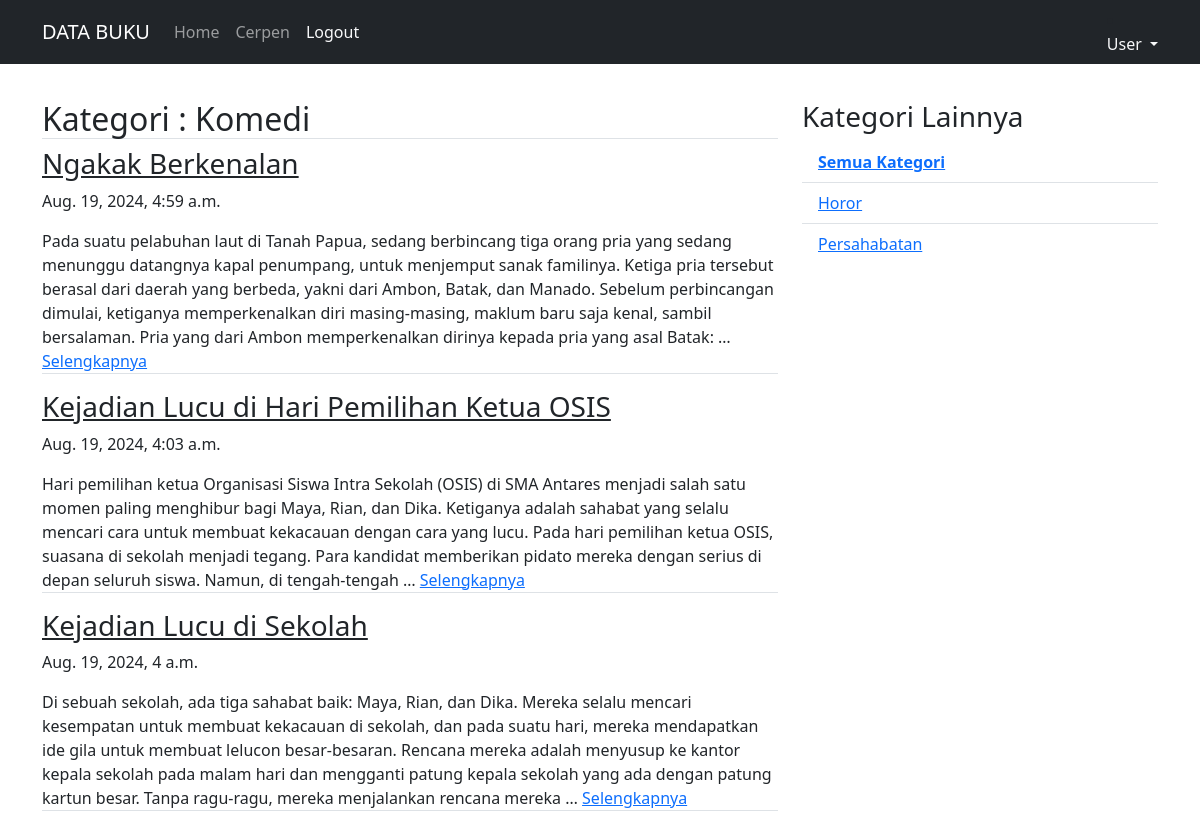
The page /cerpen/kategori/Komedi/1 on the database its author committed.
### cerpen/models.py (models this page shows, shortened)
class Cerpen(models.Model):
    judul               = models.CharField(max_length=255)
    isi                 = models.TextField()
    kategori            = models.CharField(max_length=255)
    published           = models.DateTimeField(auto_now_add=True)
    updated             = models.DateTimeField(auto_now=True)
    slug                = models.SlugField(blank=True, editable=False)

### cerpen/views.py (the view)
# urls.py: re_path(r'^kategori/(?P<kategori>[\w]+)/(?P<page>\d+)$', CerpenKategoriView.as_view(), name='category'),
class CerpenKategoriView(ListView):
    model = Cerpen
    template_name = "cerpen/cerpen_kategori.html"
    context_object_name = 'cerpen_list'
    ordering = ['-published']
    paginate_by = 3
    def get_queryset(self):
        self.queryset = self.model.objects.filter(kategori=self.kwargs['kategori'])
        return super().get_queryset()
    def get_context_data(self, *args, **kwargs):
        kategori_list = self.model.objects.values_list('kategori', flat=True).distinct().exclude(kategori=self.kwargs['kategori'])
        self.kwargs.update({'kategori_list':kategori_list})
        kwargs = self.kwargs
        return super().get_context_data(*args,**kwargs)

### cerpen/templates/cerpen/cerpen_kategori.html (shortened to what this page needs)
{% extends "base.html" %}
{% block contents %}
    <div class="row">
        <div class="col-md-8">
            <h2 class="border-bottom" >Kategori : {{kategori}}</h2>
        {% for cerpen in cerpen_list %}
            <h3>
                <a class="text-dark" href="{% url 'cerpen:detail' cerpen.slug %}">{{cerpen.judul}}</a>
            </h3>
            <p>{{cerpen.published}}</p>
            <p class="border-bottom" >{{cerpen.isi|truncatewords:60}}
                <a href="{% url 'cerpen:detail' cerpen.slug %}">Selengkapnya</a>
            </p>
        {% endfor %}
        </div>
        <div class="col-sm" >
            <h3>Kategori Lainnya</h3>
            <ul class="list-group list-group-flush">
                <li class="list-group-item">
                    <a href="{% url 'cerpen:list' 1 %}"><b>Semua Kategori</b></a>
                </li>
                {% for kategori in kategori_list %}
                    <li class="list-group-item">
                        <a href="{% url 'cerpen:category' kategori 1 %}">{{kategori}}</a>
                    </li>
                {% endfor %}
              </ul>
        </div>
    </div>
{% endblock contents %}

### rows shown on the page
Cerpen: judul "Ngakak Berkenalan", published "Aug. 19, 2024, 4:59 a.m.", isi "Pada suatu pelabuhan laut di Tanah Papua, sedang berbincang tiga orang pria yang sedang menunggu datangnya kapal penumpang, untuk menjemput sanak familinya. Ketiga pria tersebut berasal dari daerah yang berbeda, yakni dari Ambon, Batak, dan Manado. Sebelum perbincangan dimulai, ketiganya memperkenalkan diri masing-masing, maklum baru saja kenal, sambil bersalaman. Pria yang dari Ambon memperkenalkan dirinya kepada pria yang asal Batak: …"
Cerpen: judul "Kejadian Lucu di Hari Pemilihan Ketua OSIS", published "Aug. 19, 2024, 4:03 a.m.", isi "Hari pemilihan ketua Organisasi Siswa Intra Sekolah (OSIS) di SMA Antares menjadi salah satu momen paling menghibur bagi Maya, Rian, dan Dika. Ketiganya adalah sahabat yang selalu mencari cara untuk membuat kekacauan dengan cara yang lucu. Pada hari pemilihan ketua OSIS, suasana di sekolah menjadi tegang. Para kandidat memberikan pidato mereka dengan serius di depan seluruh siswa. Namun, di tengah-tengah …"
Cerpen: judul "Kejadian Lucu di Sekolah", published "Aug. 19, 2024, 4 a.m.", isi "Di sebuah sekolah, ada tiga sahabat baik: Maya, Rian, dan Dika. Mereka selalu mencari kesempatan untuk membuat kekacauan di sekolah, dan pada suatu hari, mereka mendapatkan ide gila untuk membuat lelucon besar-besaran. Rencana mereka adalah menyusup ke kantor kepala sekolah pada malam hari dan mengganti patung kepala sekolah yang ada dengan patung kartun besar. Tanpa ragu-ragu, mereka menjalankan rencana mereka …"

### other values the page prints
{{ kategori }} "Komedi"
{{ kategori }} "Horor" "Persahabatan"
